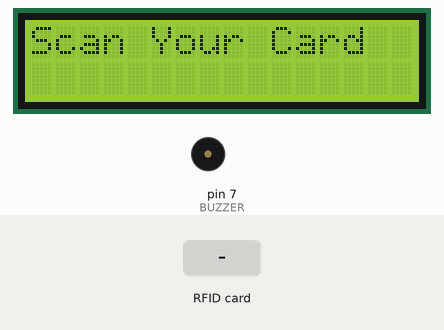
Recording of a sketch running on a simulated Arduino Uno, built with avr-gcc and run on an emulated ATmega328P. Shown: 16×2 character LCD, buzzer (waves = sounding, pin HIGH). The test bench sets the inputs (shaded band). Pins used as bus, display or sensor lines are not drawn; what the sketch prints to the serial monitor is not drawn.

Above: at 1.3 s.
1.4 s: RFID card 22 D4 70 53 held to the reader
At 1.8 s:
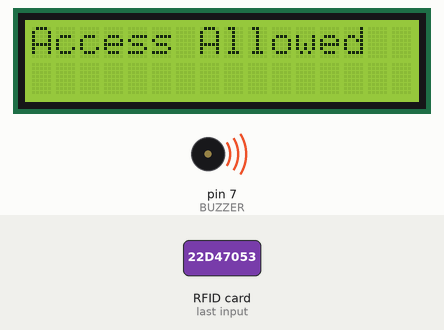
At 3.4 s:
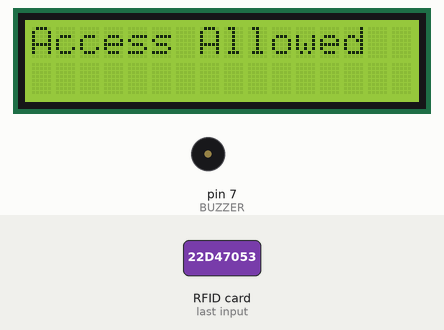
4.4 s: RFID card 5E 7A 19 C4 held to the reader
At 6.5 s:
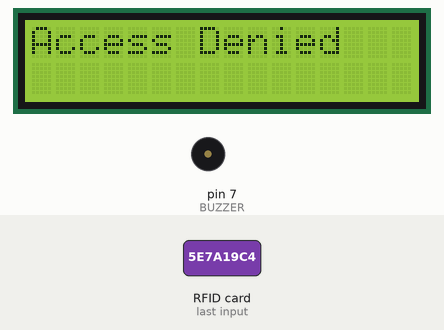
Timing chart, 0 to 8.0 s (numbered marks = the images above; inputs shaded):
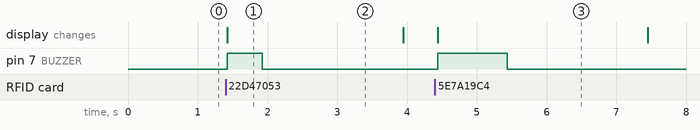

The sketch:

RFID.ino
```cpp
#include <Wire.h>
#include <LiquidCrystal_I2C.h>
#include <SPI.h>
#include <MFRC522.h>

#define SS_PIN 10
#define RST_PIN 9
#define BUZZER 7

MFRC522 rfid(SS_PIN, RST_PIN);
LiquidCrystal_I2C lcd(0x27, 16, 2); // Change 0x27 to 0x3F if LCD doesn't work

byte allowedUID[] = {0x22, 0xD4, 0x70, 0x53}; // Replace with your card's UID

void setup() {
    Serial.begin(9600);
    SPI.begin();
    rfid.PCD_Init();

    lcd.init();
    lcd.backlight();

    pinMode(BUZZER, OUTPUT);

    lcd.setCursor(0, 0);
    lcd.print("Scan Your Card");
}

void loop() {
    if (!rfid.PICC_IsNewCardPresent() || !rfid.PICC_ReadCardSerial()) {
        return;
    }

    Serial.print("Card UID: ");
    bool accessGranted = true;

    for (byte i = 0; i < rfid.uid.size; i++) {
        Serial.print(rfid.uid.uidByte[i], HEX);
        if (rfid.uid.uidByte[i] != allowedUID[i]) {
            accessGranted = false;
        }
    }
    Serial.println();

    lcd.clear();
    lcd.setCursor(0, 0);

    if (accessGranted) {
        lcd.print("Access Allowed");
        digitalWrite(BUZZER, HIGH);
        delay(500);
        digitalWrite(BUZZER, LOW);
    } else {
        lcd.print("Access Denied");
        digitalWrite(BUZZER, HIGH);
        delay(1000);
        digitalWrite(BUZZER, LOW);
    }

    delay(2000);
    lcd.clear();
    lcd.setCursor(0, 0);
    lcd.print("Scan Your Card");

    rfid.PICC_HaltA();
    rfid.PCD_StopCrypto1();
}
```

Measured:
- after the input at 1.4 s, pin 7 (BUZZER): LOW → HIGH at once, → LOW 0.50 s later; the display: changes at once (image 1)
- after the input at 4.4 s, pin 7 (BUZZER): LOW → HIGH at once, → LOW 1.0 s later; the display: changes at once (image 3)
- what the display in image 1 shows lasts 2.5 s, from 1.4 s to 3.9 s
